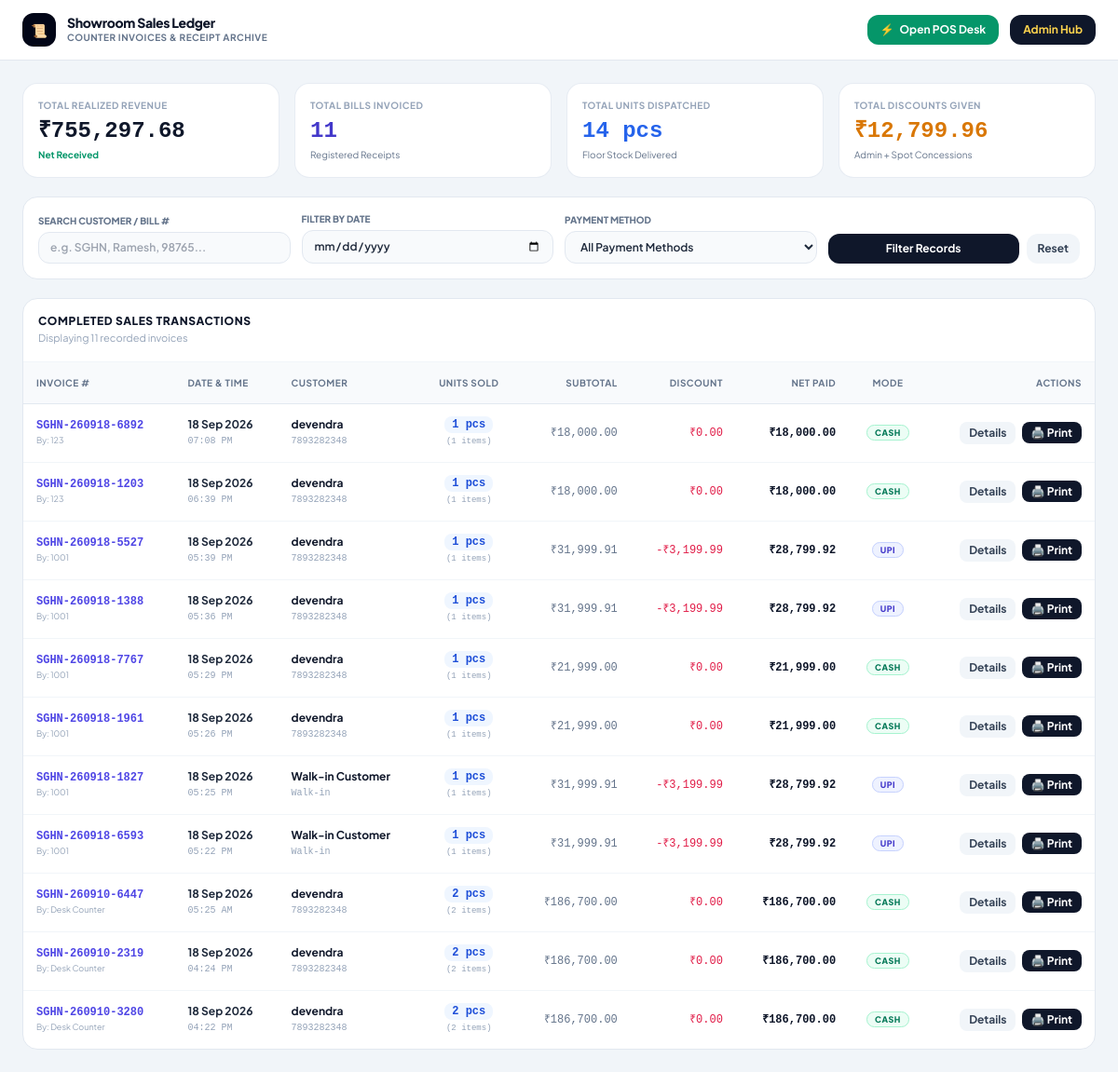
Screenshot of /counter/sales_history.php with the database file from the repository.
### tables this page shows
CREATE TABLE `counter_sales` (
  `id` int(11) NOT NULL,
  `bill_no` varchar(50) NOT NULL,
  `customer_name` varchar(150) NOT NULL,
  `customer_phone` varchar(20) NOT NULL,
  `subtotal` decimal(12,2) NOT NULL DEFAULT 0.00,
  `discount` decimal(12,2) NOT NULL DEFAULT 0.00,
  `grand_total` decimal(12,2) NOT NULL DEFAULT 0.00,
  `payment_mode` enum('cash','upi','card','mixed') NOT NULL DEFAULT 'upi',
  `cashier_name` varchar(100) NOT NULL DEFAULT 'Counter Staff',
  `created_at` timestamp NOT NULL DEFAULT current_timestamp()
);

### counter/sales_history.php (the view, shortened to what this page needs)
<?php
require '../db.php';
$searchQuery = trim($_GET['search'] ?? '');
$filterDate  = trim($_GET['date'] ?? '');
$whereConditions = [];
$queryParams = [];
$whereSql = !empty($whereConditions) ? "WHERE " . implode(" AND ", $whereConditions) : "";
$sql = "
    SELECT
        cs.*,
        COUNT(csi.id) AS total_items,
        COALESCE(SUM(csi.quantity), 0) AS total_units
    FROM counter_sales cs
    LEFT JOIN counter_sale_items csi ON cs.id = csi.sale_id
    {$whereSql}
    GROUP BY cs.id
    ORDER BY cs.id DESC
";
$stmt = $conn->prepare($sql);
$stmt->execute($queryParams);
$sales = $stmt->fetchAll(PDO::FETCH_ASSOC);
$itemsQuery = $conn->query("
    SELECT
        sale_id, product_name, model, company, quantity, unit_price, line_total
    FROM counter_sale_items
    ORDER BY id ASC
")->fetchAll(PDO::FETCH_ASSOC);
$itemsBySale = [];
foreach ($itemsQuery as $it) {
    $itemsBySale[$it['sale_id']][] = $it;
}
$kpiTotals = $conn->query("
    SELECT
        COUNT(id) AS total_bills,
        COALESCE(SUM(subtotal), 0) AS lifetime_gross,
        COALESCE(SUM(discount), 0) AS lifetime_discounts,
        COALESCE(SUM(grand_total), 0) AS lifetime_net
    FROM counter_sales
")->fetch();
$totalUnitsSold = (int)$conn->query("SELECT COALESCE(SUM(quantity), 0) FROM counter_sale_items")->fetchColumn();
?>
<!DOCTYPE html>
<html lang="en">
<head>
    <script src="https://cdn.tailwindcss.com"></script>
</head>
<body class="bg-slate-100 min-h-screen flex flex-col text-slate-800 antialiased">
    <header class="bg-white border-b border-slate-200 px-6 py-3.5 flex items-center justify-between shadow-xs shrink-0">
        <div class="flex items-center gap-3">
            <div class="w-9 h-9 rounded-xl bg-slate-950 text-amber-400 font-black flex items-center justify-center text-sm shadow-xs">
                📜
            </div>
            <div>
                <h1 class="text-sm font-black text-slate-900 tracking-tight leading-none">Showroom Sales Ledger</h1>
                <p class="text-[10px] text-slate-500 font-bold uppercase tracking-wider mt-0.5">Counter Invoices & Receipt Archive</p>
            </div>
        </div>
        <div class="flex items-center gap-3">
            <a href="index.php" class="px-3.5 py-2 bg-emerald-600 hover:bg-emerald-700 text-white font-bold text-xs rounded-xl transition shadow-xs flex items-center gap-1.5">
                <span>⚡</span>
                <span>Open POS Desk</span>
            </a>
            <a href="../admin/admin_dashboard.php" class="px-3.5 py-2 bg-slate-900 hover:bg-slate-800 text-amber-300 font-bold text-xs rounded-xl transition">
                Admin Hub
            </a>
        </div>
    </header>
    <main class="flex-1 max-w-7xl w-full mx-auto p-4 sm:p-6 space-y-5">
        <div class="grid grid-cols-2 lg:grid-cols-4 gap-4">
            <div class="bg-white p-4 rounded-2xl border border-slate-200/80 shadow-xs">
                <span class="text-[10px] uppercase font-bold text-slate-400 block tracking-wider">Total Realized Revenue</span>
                <span class="text-xl sm:text-2xl font-black text-slate-900 mt-1 block font-mono">
                    ₹<?= number_format($kpiTotals['lifetime_net'], 2) ?>
                </span>
                <span class="text-[10px] text-emerald-600 font-bold mt-0.5 block">Net Received</span>
            </div>
            <div class="bg-white p-4 rounded-2xl border border-slate-200/80 shadow-xs">
                <span class="text-[10px] uppercase font-bold text-slate-400 block tracking-wider">Total Bills Invoiced</span>
                <span class="text-xl sm:text-2xl font-black text-indigo-700 mt-1 block font-mono">
                    <?= number_format($kpiTotals['total_bills']) ?>
                </span>
                <span class="text-[10px] text-slate-500 mt-0.5 block">Registered Receipts</span>
            </div>
            <div class="bg-white p-4 rounded-2xl border border-slate-200/80 shadow-xs">
                <span class="text-[10px] uppercase font-bold text-slate-400 block tracking-wider">Total Units Dispatched</span>
                <span class="text-xl sm:text-2xl font-black text-blue-600 mt-1 block font-mono">
                    <?= number_format($totalUnitsSold) ?> pcs
                </span>
                <span class="text-[10px] text-slate-500 mt-0.5 block">Floor Stock Delivered</span>
            </div>
            <div class="bg-white p-4 rounded-2xl border border-slate-200/80 shadow-xs">
                <span class="text-[10px] uppercase font-bold text-slate-400 block tracking-wider">Total Discounts Given</span>
                <span class="text-xl sm:text-2xl font-black text-amber-600 mt-1 block font-mono">
                    ₹<?= number_format($kpiTotals['lifetime_discounts'], 2) ?>
                </span>
                <span class="text-[10px] text-slate-500 mt-0.5 block">Admin + Spot Concessions</span>
            </div>
        </div>
        <div class="bg-white p-4 rounded-2xl border border-slate-200 shadow-xs">
            <form method="GET" action="sales_history.php" class="grid grid-cols-1 sm:grid-cols-4 gap-3 items-end">
                <div>
                    <label class="block text-[10px] font-extrabold uppercase text-slate-500 mb-1">Search Customer / Bill #</label>
                    <input
                        type="text"
                        name="search"
                        value="<?= htmlspecialchars($searchQuery) ?>"
                        placeholder="e.g. SGHN, Ramesh, 98765..."
                        class="w-full px-3 py-2 bg-slate-50 border border-slate-200 rounded-xl text-xs font-semibold focus:outline-none focus:border-amber-500 focus:bg-white"
                    >
                </div>
                <div>
                    <label class="block text-[10px] font-extrabold uppercase text-slate-500 mb-1">Filter by Date</label>
                    <input
                        type="date"
                        name="date"
                        value="<?= htmlspecialchars($filterDate) ?>"
                        class="w-full px-3 py-2 bg-slate-50 border border-slate-200 rounded-xl text-xs font-semibold focus:outline-none focus:border-amber-500 focus:bg-white"
                    >
                </div>
                <div>
                    <label class="block text-[10px] font-extrabold uppercase text-slate-500 mb-1">Payment Method</label>
                    <select name="mode" class="w-full px-3 py-2 bg-slate-50 border border-slate-200 rounded-xl text-xs font-semibold focus:outline-none focus:border-amber-500 focus:bg-white">
                        <option value="all">All Payment Methods</option>
                    </select>
                </div>
                <div class="flex items-center gap-2">
                    <button type="submit" class="w-full py-2 bg-slate-900 hover:bg-slate-800 text-white font-bold text-xs rounded-xl transition cursor-pointer">
                        Filter Records
                    </button>
                    <a href="sales_history.php" class="px-3 py-2 bg-slate-100 hover:bg-slate-200 text-slate-700 font-bold text-xs rounded-xl transition text-center">
                        Reset
                    </a>
                </div>
            </form>
        </div>
        <div class="bg-white rounded-2xl border border-slate-200 shadow-xs overflow-hidden">
            <div class="p-4 border-b border-slate-100 flex items-center justify-between">
                <div>
                    <h3 class="text-xs font-black uppercase tracking-wider text-slate-900">Completed Sales Transactions</h3>
                    <p class="text-[11px] text-slate-400 mt-0.5">Displaying <?= count($sales) ?> recorded invoices</p>
                </div>
            </div>
            <div class="overflow-x-auto">
                <table class="w-full text-left text-xs border-collapse">
                    <thead class="bg-slate-50 text-slate-500 font-bold uppercase text-[10px] tracking-wider border-b border-slate-200">
                        <tr>
                            <th class="p-3.5">Invoice #</th>
                            <th class="p-3.5">Date & Time</th>
                            <th class="p-3.5">Customer</th>
                            <th class="p-3.5 text-center">Units Sold</th>
                            <th class="p-3.5 text-right">Subtotal</th>
                            <th class="p-3.5 text-right">Discount</th>
                            <th class="p-3.5 text-right">Net Paid</th>
                            <th class="p-3.5 text-center">Mode</th>
                            <th class="p-3.5 text-right">Actions</th>
                        </tr>
                    </thead>
                    <tbody class="divide-y divide-slate-100">
                        <?php if (empty($sales)): ?>
                            <tr>
                                <td colspan="9" class="p-12 text-center text-slate-400 font-semibold">
                                    <span class="text-3xl block mb-1.5">🧾</span>
                                    No sales records found matching the specified criteria.
                                </td>
                            </tr>
                        <?php else: ?>
                            <?php foreach ($sales as $s): ?>
                                <tr class="hover:bg-slate-50/80 transition">
                                    <td class="p-3.5 whitespace-nowrap">
                                        <button onclick='openInvoiceModal(<?= json_encode($s) ?>, <?= json_encode($itemsBySale[$s['id']] ?? []) ?>)'
                                                class="font-mono font-bold text-indigo-600 hover:underline cursor-pointer">
                                            <?= htmlspecialchars($s['bill_no']) ?>
                                        </button>
                                        <span class="block text-[9px] text-slate-400">By: <?= htmlspecialchars($s['cashier_name']) ?></span>
                                    </td>
                                    <td class="p-3.5 whitespace-nowrap">
                                        <span class="font-bold text-slate-800 block"><?= date('d M Y', strtotime($s['created_at'])) ?></span>
                                        <span class="text-[10px] text-slate-400 font-mono"><?= date('h:i A', strtotime($s['created_at'])) ?></span>
                                    </td>
                                    <td class="p-3.5">
                                        <span class="font-bold text-slate-900 block"><?= htmlspecialchars($s['customer_name']) ?></span>
                                        <span class="text-[10px] text-slate-400 font-mono"><?= htmlspecialchars($s['customer_phone'] ?: 'Walk-in') ?></span>
                                    </td>
                                    <td class="p-3.5 text-center font-mono">
                                        <span class="px-2 py-0.5 rounded-lg bg-blue-50 text-blue-700 font-bold text-xs">
                                            <?= $s['total_units'] ?> pcs
                                        </span>
                                        <span class="block text-[9px] text-slate-400 mt-0.5">(<?= $s['total_items'] ?> items)</span>
                                    </td>
                                    <td class="p-3.5 text-right font-mono text-slate-500 whitespace-nowrap">
                                        ₹<?= number_format($s['subtotal'], 2) ?>
                                    </td>
                                    <td class="p-3.5 text-right font-mono text-rose-600 whitespace-nowrap">
                                        <?= $s['discount'] > 0 ? '-₹' . number_format($s['discount'], 2) : '₹0.00' ?>
                                    </td>
                                    <td class="p-3.5 text-right font-mono font-black text-slate-900 whitespace-nowrap">
                                        ₹<?= number_format($s['grand_total'], 2) ?>
                                    </td>
                                    <td class="p-3.5 text-center whitespace-nowrap">
                                        <span class="px-2 py-0.5 rounded-full text-[9px] font-black uppercase tracking-wider <?= $s['payment_mode'] === 'cash' ? 'bg-emerald-50 text-emerald-700 border border-emerald-200' : 'bg-indigo-50 text-indigo-700 border border-indigo-200' ?>">
                                            <?= $s['payment_mode'] ?>
                                        </span>
                                    </td>
                                    <td class="p-3.5 text-right whitespace-nowrap space-x-1">
                                        <button onclick='openInvoiceModal(<?= json_encode($s) ?>, <?= json_encode($itemsBySale[$s['id']] ?? []) ?>)'
                                                class="px-2.5 py-1 bg-slate-100 hover:bg-slate-200 text-slate-700 rounded-lg text-xs font-bold transition cursor-pointer">
                                            Details
                                        </button>
                                        <a href="print_bill.php?id=<?= $s['id'] ?>" target="_blank" class="px-2.5 py-1 bg-slate-900 hover:bg-slate-800 text-white rounded-lg text-xs font-bold transition">
                                            🖨️ Print
                                        </a>
                                    </td>
                                </tr>
                            <?php endforeach; ?>
                        <?php endif; ?>
                    </tbody>
                </table>
            </div>
        </div>
    </main>
</body>
</html>

### counter/sales_history.php (style rules this page uses)
body { font-family: 'Plus Jakarta Sans', sans-serif; }

### rows the page displays
counter_sales: bill_no "SGHN-260918-6892", cashier_name "123", created_at "18 Sep 2026", created_at "07:08 PM", customer_name "devendra", customer_phone "7893282348", total_units "1", total_items "1", subtotal "18,000.00", discount "₹0.00", grand_total "18,000.00", payment_mode "CASH"
counter_sales: bill_no "SGHN-260918-1203", cashier_name "123", created_at "18 Sep 2026", created_at "06:39 PM", customer_name "devendra", customer_phone "7893282348", total_units "1", total_items "1", subtotal "18,000.00", discount "₹0.00", grand_total "18,000.00", payment_mode "CASH"
counter_sales: bill_no "SGHN-260918-5527", cashier_name "1001", created_at "18 Sep 2026", created_at "05:39 PM", customer_name "devendra", customer_phone "7893282348", total_units "1", total_items "1", subtotal "31,999.91", discount "3,199.99", grand_total "28,799.92", payment_mode "UPI"
counter_sales: bill_no "SGHN-260918-1388", cashier_name "1001", created_at "18 Sep 2026", created_at "05:36 PM", customer_name "devendra", customer_phone "7893282348", total_units "1", total_items "1", subtotal "31,999.91", discount "3,199.99", grand_total "28,799.92", payment_mode "UPI"
counter_sales: bill_no "SGHN-260918-7767", cashier_name "1001", created_at "18 Sep 2026", created_at "05:29 PM", customer_name "devendra", customer_phone "7893282348", total_units "1", total_items "1", subtotal "21,999.00", discount "₹0.00", grand_total "21,999.00", payment_mode "CASH"
counter_sales: bill_no "SGHN-260918-1961", cashier_name "1001", created_at "18 Sep 2026", created_at "05:26 PM", customer_name "devendra", customer_phone "7893282348", total_units "1", total_items "1", subtotal "21,999.00", discount "₹0.00", grand_total "21,999.00", payment_mode "CASH"
counter_sales: bill_no "SGHN-260918-1827", cashier_name "1001", created_at "18 Sep 2026", created_at "05:25 PM", customer_name "Walk-in Customer", customer_phone "Walk-in", total_units "1", total_items "1", subtotal "31,999.91", discount "3,199.99", grand_total "28,799.92", payment_mode "UPI"
counter_sales: bill_no "SGHN-260918-6593", cashier_name "1001", created_at "18 Sep 2026", created_at "05:22 PM", customer_name "Walk-in Customer", customer_phone "Walk-in", total_units "1", total_items "1", subtotal "31,999.91", discount "3,199.99", grand_total "28,799.92", payment_mode "UPI"
counter_sales: bill_no "SGHN-260910-6447", cashier_name "Desk Counter", created_at "18 Sep 2026", created_at "05:25 AM", customer_name "devendra", customer_phone "7893282348", total_units "2", total_items "2", subtotal "186,700.00", discount "₹0.00", grand_total "186,700.00", payment_mode "CASH"
counter_sales: bill_no "SGHN-260910-2319", cashier_name "Desk Counter", created_at "18 Sep 2026", created_at "04:24 PM", customer_name "devendra", customer_phone "7893282348", total_units "2", total_items "2", subtotal "186,700.00", discount "₹0.00", grand_total "186,700.00", payment_mode "CASH"
counter_sales: bill_no "SGHN-260910-3280", cashier_name "Desk Counter", created_at "18 Sep 2026", created_at "04:22 PM", customer_name "devendra", customer_phone "7893282348", total_units "2", total_items "2", subtotal "186,700.00", discount "₹0.00", grand_total "186,700.00", payment_mode "CASH"

### other values shown
$kpiTotals['lifetime_net'] "755,297.68"
$kpiTotals['total_bills'] "11"
$totalUnitsSold "14"
$kpiTotals['lifetime_discounts'] "12,799.96"
count($sales) "11"
